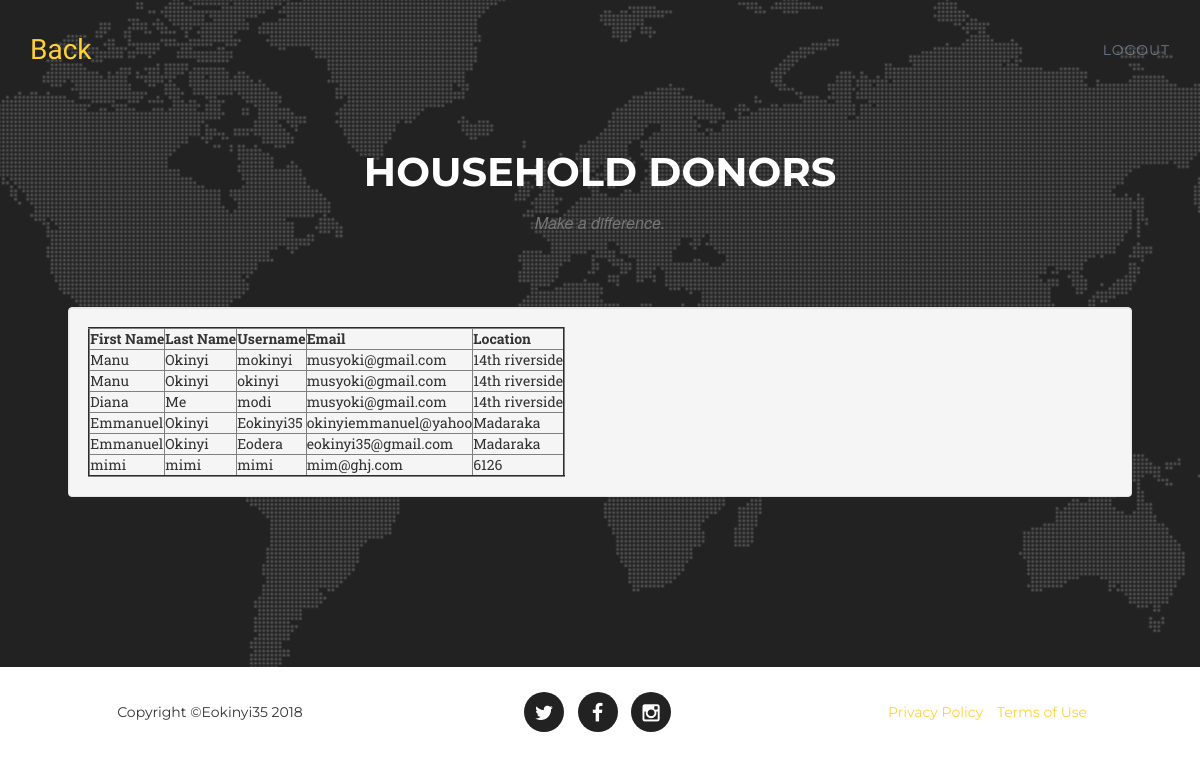
The page /donor.php on the database its author committed.
### tables this page shows
CREATE TABLE `household` (
  `user_id` int(20) NOT NULL,
  `FName` varchar(30) NOT NULL,
  `LName` varchar(30) NOT NULL,
  `username` varchar(30) NOT NULL,
  `email` varchar(20) NOT NULL,
  `phoneNo` int(10) NOT NULL,
  `password` varchar(150) NOT NULL,
  `location` varchar(20) NOT NULL
);

### donor.php (the view, shortened to what this page needs)
<!DOCTYPE html>
<html lang="en">
<head>
    <link href="css/bootstrap.min.css" rel="stylesheet">
    <link href="css/agency.css" rel="stylesheet">
    <link href="font-awesome/css/font-awesome.min.css" rel="stylesheet" type="text/css">
</head>
<body>
 <section id="contact">
  <nav class="navbar navbar-default navbar-fixed-top">
        <div class="container">
            <div class="navbar-header page-scroll">
                <a class="navbar-brand page-scroll" href="reports.php">Back</a>
            </div>
            <div class="collapse navbar-collapse" id="bs-example-navbar-collapse-1">
                <ul class="nav navbar-nav navbar-right">
                     <li>
                        <a  class="page-scroll" href="logout.php">logout</a>
                    </li>
                </ul>
            </div>
        </div>
    </nav>
        <div class="container">
            <div class="row">
                <div class="col-lg-12 text-center">
                    <h2 class="section-heading">Household Donors</h2>
                    <h3 class="section-subheading text-muted">Make a difference.</h3>
                </div>
            </div>
            <div class="row">
             <form action="process.php"  method="POST" enctype ="multipart/form-data">
                <div class="row">
                <table align="center" >
                                        <tr>
                                          <td class="col-md-6">
                                              <div class="well">
                                                <?php
                                          require_once "connection.php";
                                           $sql = mysqli_query($conn,"SELECT * FROM household");
                                          if(!empty($sql))
                                          {
                                            $row = mysqli_num_rows($sql);
                                            if($row > 0 ) {
                                              echo "<table border='2'>";
                                              echo "<tr>";
                                              echo "<th>First Name</th>";
                                              echo "<th>Last Name</th>";
                                              echo "<th>Username</th>";
                                              echo "<th>Email</th>";
                                              echo "<th>Location</th>";
                                              echo "</tr>";
                                               echo "<tbody>";
                                                while($row = $sql->fetch_assoc()) {
                                                echo "<tr>";
                                                echo "<td>" . $row['FName'] . "</td>";
                                                echo "<td>" . $row['LName'] . "</td>";
                                                echo "<td>" . $row['username'] . "</td>";
                                                echo "<td>" . $row['email'] . "</td>";
                                                echo "<td>" . $row['location'] . "</td>";
                                                }
                                                echo "</table>";
                                              }else{
                                                echo "Table is empty";
                                              }
                                            }
                                          ?>
                                                </div>
                                            </form>
                </div>
            </div>
    </section>
    <footer>
        <div class="container">
            <div class="row">
                <div class="col-md-4">
                    <span class="copyright">Copyright &copy;Eokinyi35 2018</span>
                </div>
                <div class="col-md-4">
                    <ul class="list-inline social-buttons">
                        <li><a href="https://twitter.com/okinyi_emmanuel"><i class="fa fa-twitter"></i></a>
                        </li>
                        <li><a href="https://www.facebook.com/Emmanuel Okinyi/?pnref=lhc"><i class="fa fa-facebook"></i></a>
                        </li>
                        <li><a href="https://www.instagram.com/eokinyi/"><i class="fa fa-instagram"></i></a>
                        </li>
                    </ul>
                </div>
                <div class="col-md-4">
                    <ul class="list-inline quicklinks">
                        <li><a href="#">Privacy Policy</a>
                        </li>
                        <li><a href="#">Terms of Use</a>
                        </li>
                    </ul>
                </div>
            </div>
        </div>
    </footer>
</body>
</html>

### css/agency.css (style rules this page uses)
body { overflow-x:hidden; font-family:"Roboto Slab","Helvetica Neue",Helvetica,Arial,sans-serif }
.text-muted { color:#777 }
a,a:hover,a:focus,a:active,a.active { outline:0 }
a { color:#fed136 }
h1,h2,h3,h4,h5,h6 { font-family:Montserrat,"Helvetica Neue",Helvetica,Arial,sans-serif; text-transform:uppercase; font-weight:700 }
.navbar-default { background-color:#222; border-color:transparent }
.navbar-default .navbar-brand { color:#fed136; font-family:"Kaushan Script","Helvetica Neue",Helvetica,Arial,cursive }
.navbar-default .navbar-collapse { border-color:rgba(255,255,255,.02) }
.navbar-default .nav li a { font-family:Montserrat,"Helvetica Neue",Helvetica,Arial,sans-serif; text-transform:uppercase; font-weight:400;letter-spacing:1px; color:#6D7B8D }
@media (min-width:768px) { .navbar-default { background-color:transparent; padding:25px 0; -webkit-transition:padding .3s;-moz-transition:padding .3s;transition:padding .3s;border:0 } }
@media (min-width:768px) { .navbar-default .navbar-brand { font-size:2em; -webkit-transition:all .3s; -moz-transition:all .3s; transition:all .3s } }
section { padding:100px 0 }
section h2.section-heading { font-size:40px; margin-top:0; margin-bottom:15px }
section h3.section-subheading { font-size:16px; font-family:"Droid Serif","Helvetica Neue",Helvetica,Arial,sans-serif; text-transform:none; font-style:italic; font-weight:400; margin-bottom:75px }
@media (min-width:768px) { section { padding:150px 0 } }
section#contact { background-color:#222; background-image:url(../img/map-image.png); background-position:center; background-repeat:no-repeat }
section#contact .section-heading { color:#fff }
footer { padding:25px 0;text-align:center }
footer span.copyright { line-height:40px; font-family:Montserrat,"Helvetica Neue",Helvetica,Arial,sans-serif; text-transform:uppercase; text-transform:none }
footer ul.quicklinks { margin-bottom:0; line-height:40px; font-family:Montserrat,"Helvetica Neue",Helvetica,Arial,sans-serif; text-transform:uppercase; text-transform:none }
ul.social-buttons { margin-bottom:0 }
ul.social-buttons li a { display:block; background-color:#222; height:40px; width:40px; border-radius:100%; font-size:20px; line-height:40px; color:#fff; outline:0; -webkit-transition:all .3s; -moz-transition:all .3s; transition:all .3s }
body { webkit-tap-highlight-color:#fed136 }

### rows shown on the page
household: FName "Manu", LName "Okinyi", username "mokinyi", email "musyoki@gmail.com", location "14th riverside"
household: FName "Manu", LName "Okinyi", username "okinyi", email "musyoki@gmail.com", location "14th riverside"
household: FName "Diana", LName "Me", username "modi", email "musyoki@gmail.com", location "14th riverside"
household: FName "Emmanuel", LName "Okinyi", username "Eokinyi35", email "okinyiemmanuel@yahoo", location "Madaraka"
household: FName "Emmanuel", LName "Okinyi", username "Eodera", email "eokinyi35@gmail.com", location "Madaraka"
household: FName "mimi", LName "mimi", username "mimi", email "mim@ghj.com", location "6126"
